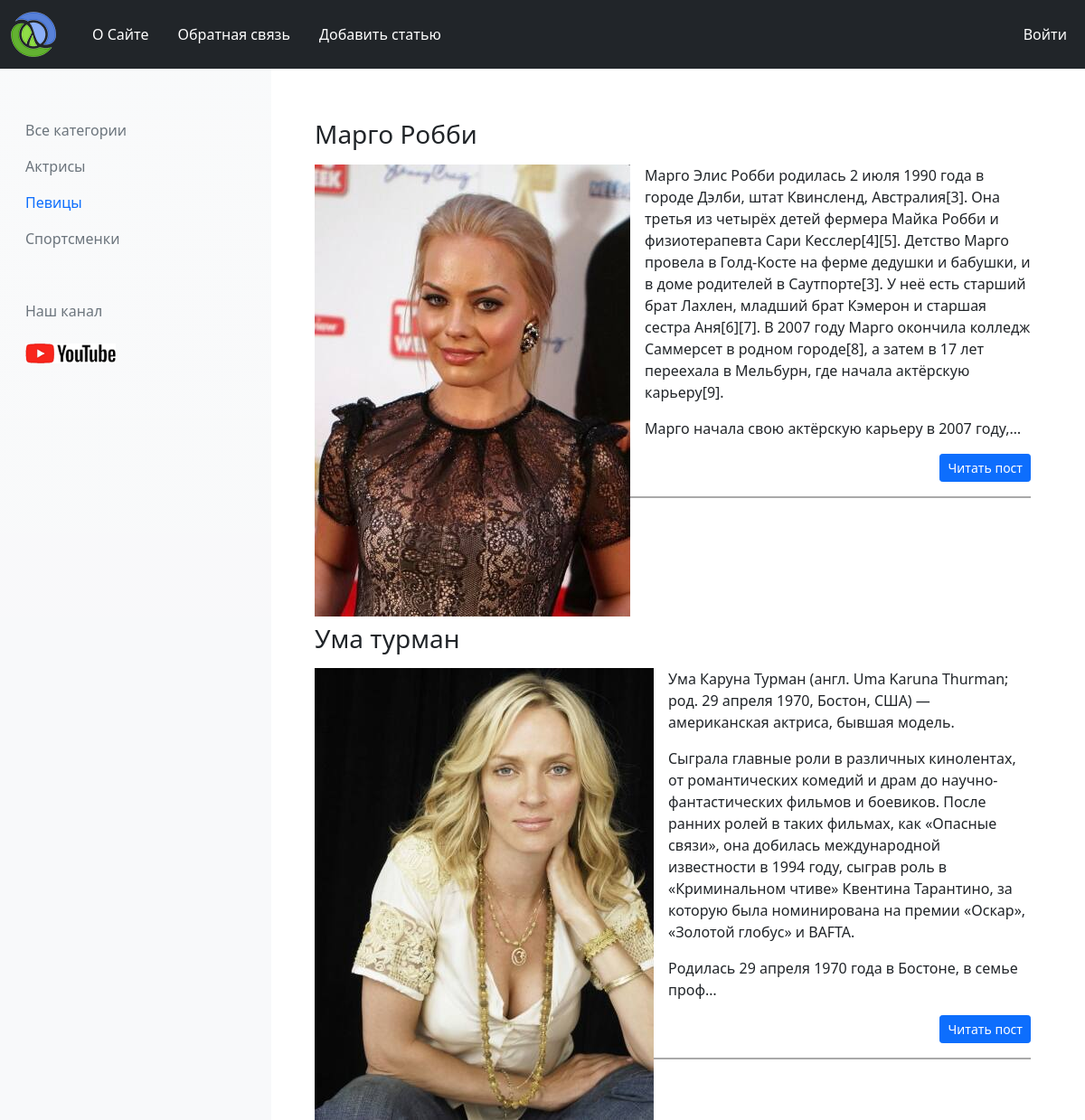
Page /category/2 on the committed database.
### deflor/models.py (models this page shows, shortened)
class Category(models.Model):
    name = models.CharField(max_length=100)
    slug = models.SlugField(max_length=100, db_index=True, unique=True, null=True, verbose_name="URL")
    class Meta:
        verbose_name = "Категории"
        verbose_name_plural = "Категории"

class Women(models.Model):
    title = models.CharField(max_length=255, verbose_name="Заголовок")
    slug = models.SlugField(max_length=100, db_index=True, unique=True, null=True, verbose_name="URL")
    content = models.TextField(blank=True, verbose_name="Контент")
    photo = models.ImageField(upload_to="photos/%Y/%m/%d/", verbose_name="Фото")
    time_create = models.DateTimeField(auto_now_add=True, verbose_name="Время создания")
    time_update = models.DateTimeField(auto_now=True, verbose_name="Время изменения")
    is_published = models.BooleanField(default=True, verbose_name="Опубликован")
    cat = models.ForeignKey('Category', on_delete=models.PROTECT, null=True, verbose_name="Категория")
    def get_absolute_url(self):
        return reverse("show", kwargs={'post_number': self.pk})
    class Meta:
        verbose_name = "Известные женщины"
        verbose_name_plural = "Известные женщины"

### deflor/views.py (the view)
# urls.py: path('category/<int:cat_number>', show_category, name="category"),
def show_category(request, cat_number):
    women = Women.objects.filter(cat_id=cat_number)
    category = Category.objects.all()
    if len(women) == 0:
        raise Http404()
    cat_select = women[0].cat_id
    context = {
        'menu': menu,
        'womens': women,
        'category': category,
        'cat_select': cat_select
    }
    return render(request, "deflor/category.html", context=context)

### deflor/templates/deflor/category.html (shortened to what this page needs)
{% extends "deflor/base.html" %}
{% load thumbnail %}
{% block content %}
{% for women in womens %}
<div class="row">
    <div class="col ps-5">
        <div class="content_text pb-3 me-5">
            <h3 class="pb-2 pt-2"> {{ women.title }}</h3>
            <div class="float-start pe-3">
                {% thumbnail women.photo "200x200" crop="center" as im %}
                <img src="{{ im.url }}">
                {% endthumbnail %}
            </div>
            {{ women.content|linebreaks|truncatechars:550 }}
            <div class="d-flex justify-content-end">
                <a href="{{ women.get_absolute_url }}" class="btn btn-primary btn-sm" type="button">Читать пост</a>
            </div>
        </div>
    </div>
</div>
{% endfor %}
{% endblock content %}

### deflor/templates/deflor/base.html (shortened to what this page needs)
{% load static %}
<!DOCTYPE html>
<html lang="ru">
<head>
    <link rel="stylesheet" href="https://cdn.jsdelivr.net/npm/bootstrap-icons@1.9.1/font/bootstrap-icons.css">
    <link href="https://cdn.jsdelivr.net/npm/bootstrap@5.0.2/dist/css/bootstrap.min.css" rel="stylesheet"
>
    <link rel="stylesheet" href="{% static 'deflor/css/style.css' %}">
</head>
<body>
<nav class="navbar navbar-expand-lg navbar-dark bg-dark">
    <div class="container-fluid">
        <a class="navbar-brand" href="{% url 'home_page' %}">
            <img src="{% static 'deflor/image/logo.png' %}" alt="" width="50" height="50">
        </a>
        <div class="collapse navbar-collapse justify-content-between navbarSupportedContent">
            <ul class="navbar-nav">
                {% for m in menu %}
                <li class="nav-item">
                    <a class="nav-link ps-4 active" aria-current="page" href="{% url m.url_name %}">{{m.title}}</a>
                </li>
                {% endfor %}
            </ul>
            <div class="navbar-nav">
                <div class="col nav-item ps-4 ">
                    <a class="nav-link active" aria-current="page" href="{% url 'login' %}">Войти</a>
                </div>
            </div>
        </div>
    </div>
</nav>
<div class="container-fluid">
    <div class="row">
        <div class="col-md-3 pt-5 d-none d-lg-block bg-light bg-gradient">
            <nav class="left-nav">
                {% if cat_select %}
                <a class="nav-link text-secondary" aria-current="page" href="{% url 'home_page' %}">Все категории</a>
                {% else %}
                <a class="nav-link active" aria-current="page" href="{% url 'home_page' %}">Все категории</a>
                {% endif %}
                {% for cat in category %}
                {% if cat.id == cat_select %}
                <a class="nav-link active" href="{% url 'category' cat.pk %}">{{ cat.name }}</a>
                {% else %}
                <a class="nav-link text-secondary" href="{% url 'category' cat.pk %}">{{ cat.name }}</a>
                {% endif %}
                {% endfor %}
                <div class="canal ps-3 pt-5 text-secondary">Наш канал</div>
                <img class="ms-3 mt-4 youtube_a" src="{% static 'deflor/image/share_yt.png' %}" alt="Youtube">
            </nav>
        </div>
        <div class="col-md-9 mt-5">
            {% block content %}
            {% endblock content %}
        </div>
    </div>
</div>
</body>
</html>

### deflor/static/deflor/css/style.css (style rules this page uses)
.youtube_a { width: 100px; }
.content_text { border-bottom: 2px solid darkgray; }

### rows in the picture
Category: name "Актрисы"
Category: name "Певицы"
Category: name "Спортсменки"
Women: title "Марго Робби", shows a picture, content "Марго Элис Робби родилась 2 июля 1990 года в городе Дэлби, штат Квинсленд, Австралия[3]. Она третья из четырёх детей фермера Майка Робби и физиотерапевта Сари Кесслер[4][5]. Детство Марго провела в Голд-Косте на ферме дедушки и бабушки, и в доме родителей в Саутпорте[3]. У неё есть старший брат Лахлен, младший брат Кэмерон и старшая сестра Аня[6][7]. В 2007 году Марго окончила колледж Саммерсет в родном городе[8], а затем в 17 лет переехала в Мельбурн, где начала актёрскую карьеру[9]. Марго начала свою актёрскую карьеру в 2007 году,…"
Women: title "Ума турман", shows a picture, content "Ума Каруна Турман (англ. Uma Karuna Thurman; род. 29 апреля 1970, Бостон, США) — американская актриса, бывшая модель. Сыграла главные роли в различных кинолентах, от романтических комедий и драм до научно-фантастических фильмов и боевиков. После ранних ролей в таких фильмах, как «Опасные связи», она добилась международной известности в 1994 году, сыграв роль в «Криминальном чтиве» Квентина Тарантино, за которую была номинирована на премии «Оскар», «Золотой глобус» и BAFTA. Родилась 29 апреля 1970 года в Бостоне, в семье проф…"

### other values in the picture
{{ m.title }} "О Сайте" "Обратная связь" "Добавить статью"
